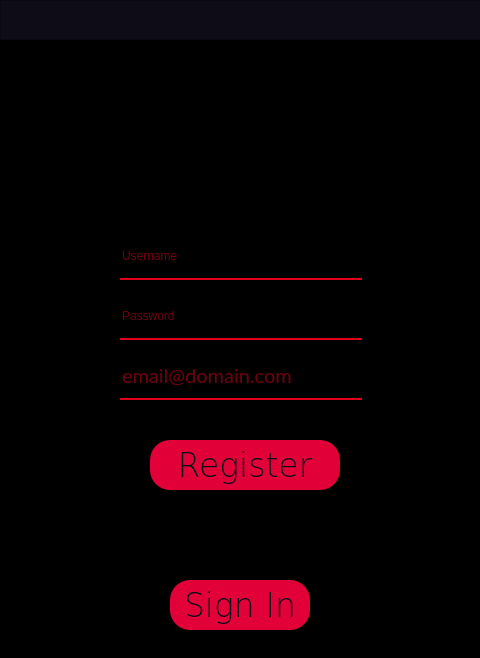
<?xml version="1.0" encoding="UTF-8"?>
<ui version="4.0">
 <class>Main</class>
 <widget class="QWidget" name="Main">
  <property name="geometry">
   <rect>
    <x>0</x>
    <y>0</y>
    <width>480</width>
    <height>658</height>
   </rect>
  </property>
  <property name="maximumSize">
   <size>
    <width>480</width>
    <height>660</height>
   </size>
  </property>
  <property name="windowTitle">
   <string>Form</string>
  </property>
  <property name="styleSheet">
   <string notr="true">QPushButton#SignIn:pressed{	
	background-color: white;}</string>
  </property>
  <widget class="QFrame" name="frame">
   <property name="geometry">
    <rect>
     <x>0</x>
     <y>0</y>
     <width>660</width>
     <height>40</height>
    </rect>
   </property>
   <property name="styleSheet">
    <string notr="true">background-color: rgb(13,12,23);</string>
   </property>
   <property name="frameShape">
    <enum>QFrame::StyledPanel</enum>
   </property>
   <property name="frameShadow">
    <enum>QFrame::Raised</enum>
   </property>
   <widget class="QPushButton" name="Exit">
    <property name="geometry">
     <rect>
      <x>440</x>
      <y>10</y>
      <width>20</width>
      <height>20</height>
     </rect>
    </property>
    <property name="styleSheet">
     <string notr="true">border-radius: 0 px;</string>
    </property>
    <property name="text">
     <string/>
    </property>
    <property name="icon">
     <iconset>
      <normaloff>icons/x.svg</normaloff>icons/x.svg</iconset>
    </property>
   </widget>
   <widget class="QPushButton" name="minimize">
    <property name="geometry">
     <rect>
      <x>400</x>
      <y>10</y>
      <width>20</width>
      <height>20</height>
     </rect>
    </property>
    <property name="styleSheet">
     <string notr="true">border-radius: 0 px;</string>
    </property>
    <property name="text">
     <string/>
    </property>
    <property name="icon">
     <iconset>
      <normaloff>icons/arrow-down-left.svg</normaloff>icons/arrow-down-left.svg</iconset>
    </property>
   </widget>
   <widget class="QPushButton" name="DayNight">
    <property name="geometry">
     <rect>
      <x>360</x>
      <y>10</y>
      <width>20</width>
      <height>20</height>
     </rect>
    </property>
    <property name="styleSheet">
     <string notr="true">border-radius: 0 px;</string>
    </property>
    <property name="text">
     <string/>
    </property>
   </widget>
  </widget>
  <widget class="QWidget" name="Body" native="true">
   <property name="geometry">
    <rect>
     <x>0</x>
     <y>40</y>
     <width>480</width>
     <height>620</height>
    </rect>
   </property>
   <property name="styleSheet">
    <string notr="true">background-color: black;</string>
   </property>
   <widget class="QLabel" name="label">
    <property name="geometry">
     <rect>
      <x>166</x>
      <y>20</y>
      <width>150</width>
      <height>160</height>
     </rect>
    </property>
    <property name="text">
     <string/>
    </property>
    <property name="pixmap">
     <pixmap>icons/logo2.png</pixmap>
    </property>
   </widget>
   <widget class="QLineEdit" name="Username">
    <property name="geometry">
     <rect>
      <x>120</x>
      <y>200</y>
      <width>242</width>
      <height>40</height>
     </rect>
    </property>
    <property name="styleSheet">
     <string notr="true">font: 15pt &quot;Lato&quot;;
border:none;
border-bottom:2px solid rgb(225,0,26);
color:rgb(225, 0, 26);
padding-bottom:7px;</string>
    </property>
    <property name="inputMask">
     <string/>
    </property>
    <property name="text">
     <string/>
    </property>
    <property name="maxLength">
     <number>32767</number>
    </property>
    <property name="placeholderText">
     <string>Username</string>
    </property>
   </widget>
   <widget class="QLineEdit" name="Password">
    <property name="geometry">
     <rect>
      <x>120</x>
      <y>260</y>
      <width>242</width>
      <height>40</height>
     </rect>
    </property>
    <property name="styleSheet">
     <string notr="true">font: 15pt &quot;Lato&quot;;
border:none;
border-bottom:2px solid rgb(225,0,26);
color:rgb(225, 0, 26);
padding-bottom:7px;</string>
    </property>
    <property name="maxLength">
     <number>15</number>
    </property>
    <property name="echoMode">
     <enum>QLineEdit::Password</enum>
    </property>
    <property name="placeholderText">
     <string>Password</string>
    </property>
   </widget>
   <widget class="QPushButton" name="SignUp">
    <property name="geometry">
     <rect>
      <x>150</x>
      <y>400</y>
      <width>200</width>
      <height>50</height>
     </rect>
    </property>
    <property name="font">
     <font>
      <family>Verdana</family>
      <pointsize>25</pointsize>
      <weight>9</weight>
      <italic>false</italic>
      <bold>false</bold>
     </font>
    </property>
    <property name="styleSheet">
     <string notr="true">QPushButton {
font: 75 25pt &quot;Verdana&quot;;
background-color: rgb(225,0,56);
color:rgb(13, 12, 23);
border-radius: 20px;
margin-right: 10px;
position: middle;
}

QPushButton:hover {
background-color: rgb(225,0,70);
}

QPushButton:pressed {	
padding-left:5px;
padding-top:5px;
}



</string>
    </property>
    <property name="text">
     <string>Register</string>
    </property>
   </widget>
   <widget class="QLineEdit" name="Email">
    <property name="geometry">
     <rect>
      <x>120</x>
      <y>320</y>
      <width>242</width>
      <height>40</height>
     </rect>
    </property>
    <property name="font">
     <font>
      <family>Lato</family>
      <pointsize>15</pointsize>
      <weight>50</weight>
      <italic>false</italic>
      <bold>false</bold>
     </font>
    </property>
    <property name="styleSheet">
     <string notr="true">font: 15pt &quot;Lato&quot;;
border:none;
border-bottom:2px solid rgb(225,0,26);
color:rgb(225, 0, 26);
padding-bottom:7px;</string>
    </property>
    <property name="maxLength">
     <number>30</number>
    </property>
    <property name="echoMode">
     <enum>QLineEdit::Normal</enum>
    </property>
    <property name="readOnly">
     <bool>false</bool>
    </property>
    <property name="placeholderText">
     <string>email@domain.com</string>
    </property>
   </widget>
   <widget class="QPushButton" name="Login">
    <property name="geometry">
     <rect>
      <x>170</x>
      <y>540</y>
      <width>150</width>
      <height>50</height>
     </rect>
    </property>
    <property name="font">
     <font>
      <family>Verdana</family>
      <pointsize>25</pointsize>
      <weight>9</weight>
      <italic>false</italic>
      <bold>false</bold>
     </font>
    </property>
    <property name="styleSheet">
     <string notr="true">QPushButton {
font: 75 25pt &quot;Verdana&quot;;
background-color: rgb(225,0,56);
color:rgb(13, 12, 23);
border-radius: 20px;
margin-right: 10px;
position: middle;
}

QPushButton:hover {
background-color: rgb(225,0,70);
}

QPushButton:pressed {	
padding-left:5px;
padding-top:5px;
}



</string>
    </property>
    <property name="text">
     <string>Sign In</string>
    </property>
   </widget>
   <zorder>SignUp</zorder>
   <zorder>label</zorder>
   <zorder>Username</zorder>
   <zorder>Password</zorder>
   <zorder>Email</zorder>
   <zorder>Login</zorder>
  </widget>
 </widget>
 <tabstops>
  <tabstop>Username</tabstop>
  <tabstop>Password</tabstop>
  <tabstop>Email</tabstop>
  <tabstop>SignUp</tabstop>
  <tabstop>Exit</tabstop>
  <tabstop>minimize</tabstop>
  <tabstop>DayNight</tabstop>
 </tabstops>
 <resources/>
 <connections>
  <connection>
   <sender>Exit</sender>
   <signal>clicked()</signal>
   <receiver>Main</receiver>
   <slot>close()</slot>
   <hints>
    <hint type="sourcelabel">
     <x>446</x>
     <y>18</y>
    </hint>
    <hint type="destinationlabel">
     <x>239</x>
     <y>329</y>
    </hint>
   </hints>
  </connection>
  <connection>
   <sender>minimize</sender>
   <signal>clicked()</signal>
   <receiver>Main</receiver>
   <slot>showMinimized()</slot>
   <hints>
    <hint type="sourcelabel">
     <x>411</x>
     <y>22</y>
    </hint>
    <hint type="destinationlabel">
     <x>239</x>
     <y>329</y>
    </hint>
   </hints>
  </connection>
 </connections>
</ui>
